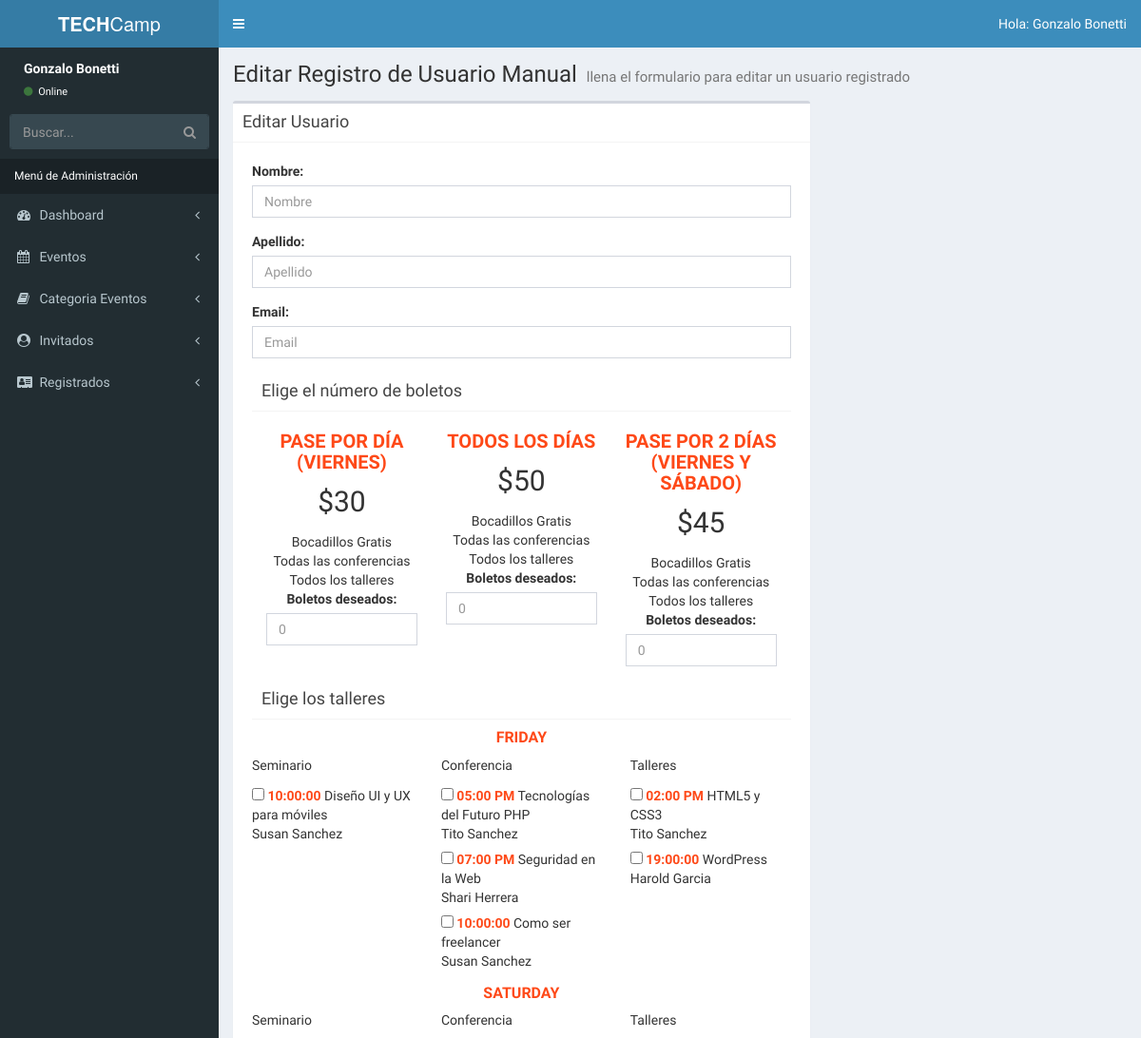
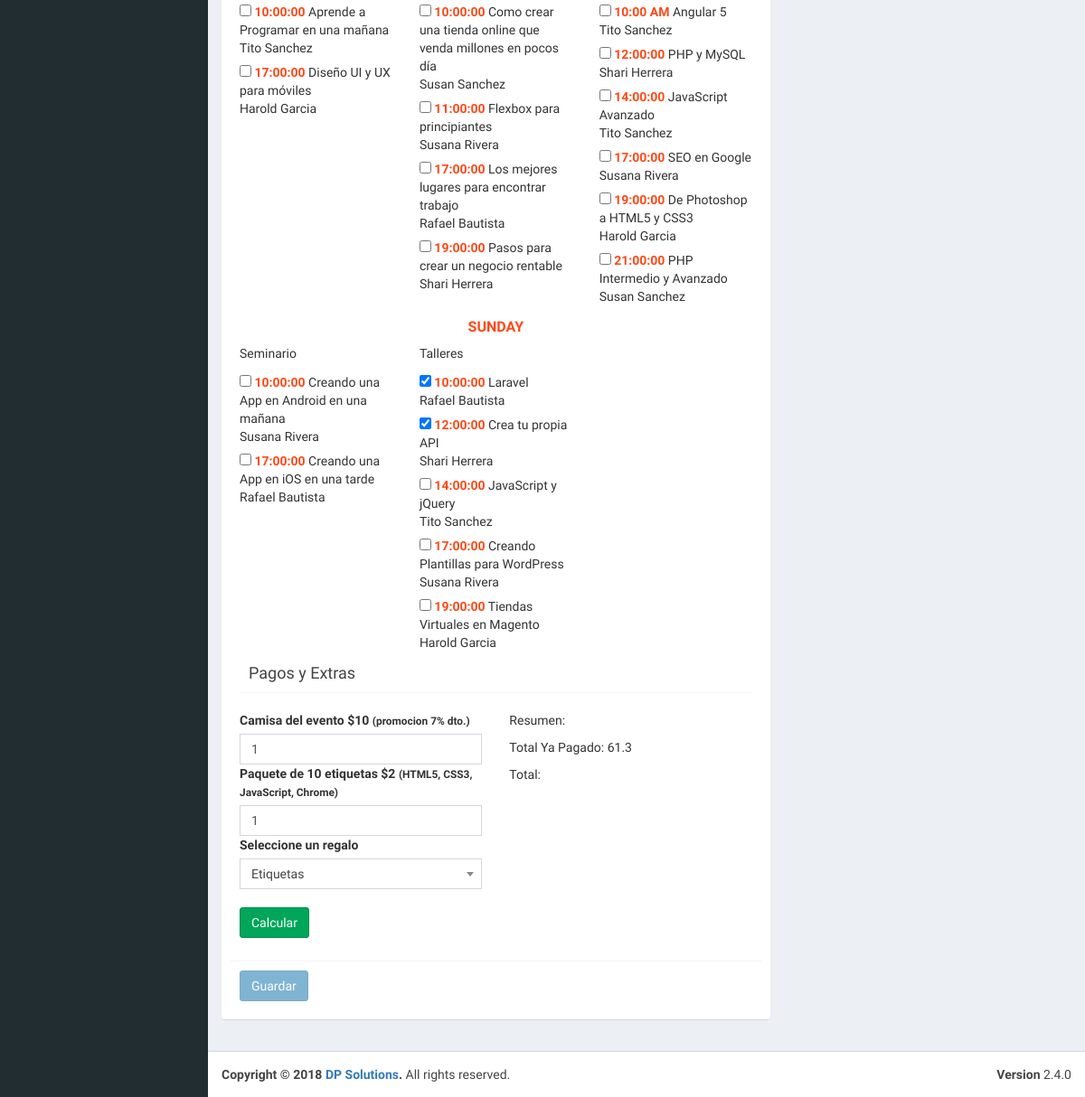
Page /admin/editar-registro.php?id=26 (signed in) on the earlier database version (2 pictures, top to bottom).
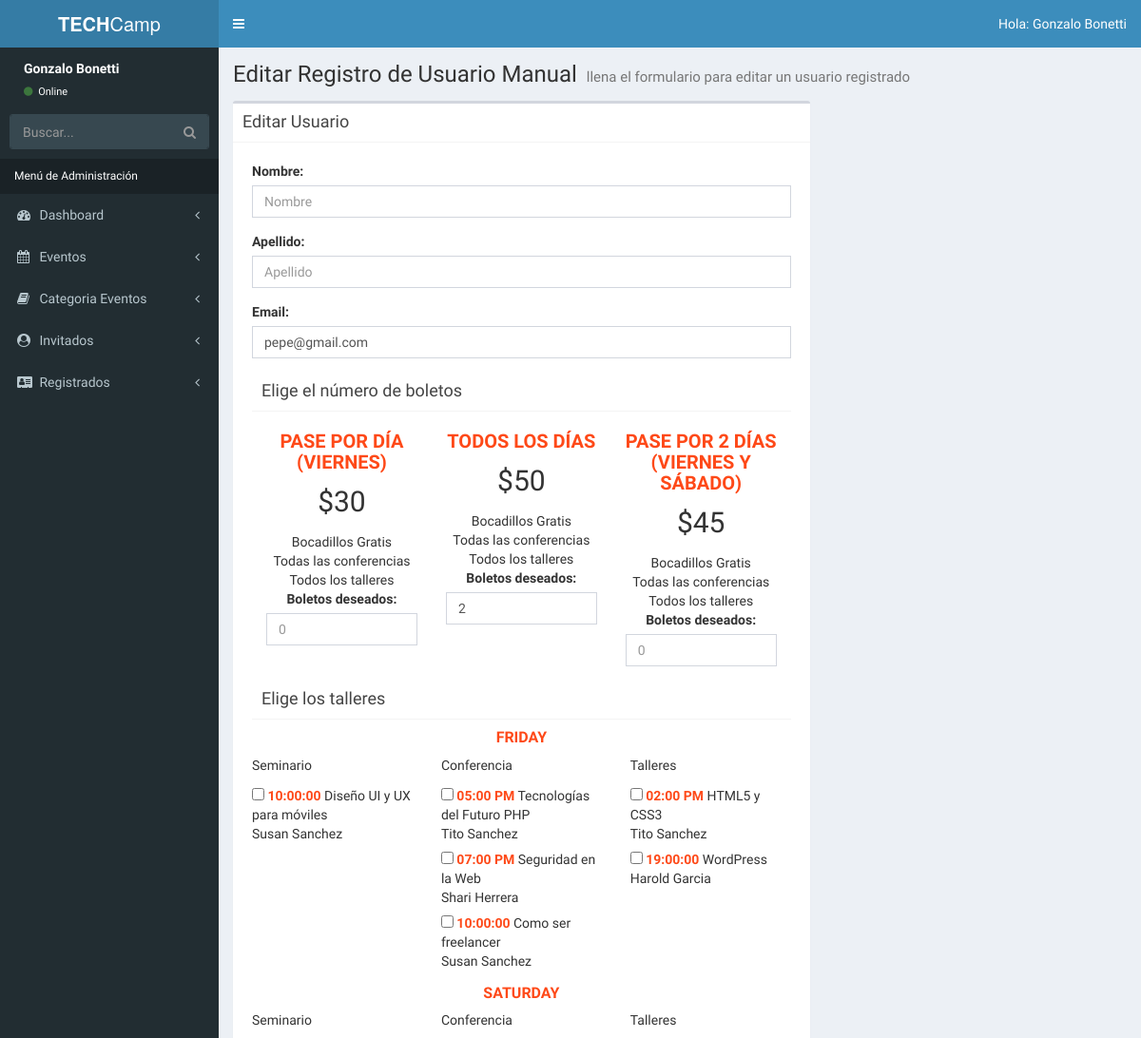
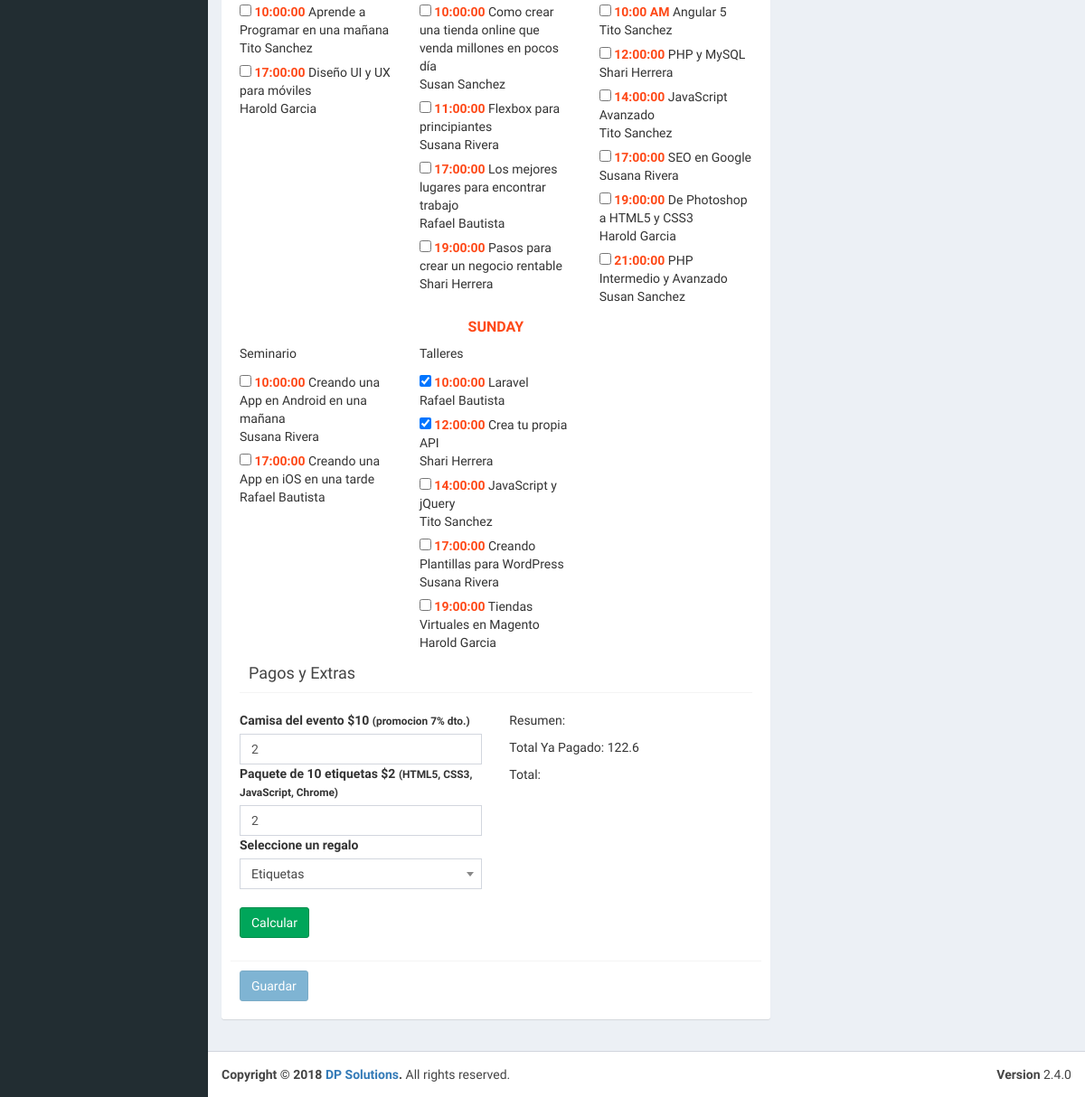
Same page on the later database version (2 pictures, top to bottom).
### tables this page shows
CREATE TABLE `registrados` (
  `ID_Registrado` bigint(20) unsigned NOT NULL AUTO_INCREMENT,
  `nombre_registrado` varchar(50) NOT NULL,
  `apellido_registrado` varchar(50) NOT NULL,
  `email_registrado` varchar(100) NOT NULL,
  `fecha_registro` datetime NOT NULL,
  `pases_articulos` longtext NOT NULL,
  `talleres_registrados` longtext NOT NULL,
  `regalo` int(11) NOT NULL,
  `total_pagado` varchar(50) NOT NULL,
  `pagado` int(1) NOT NULL,
  PRIMARY KEY (`ID_Registrado`),
  KEY `regalo` (`regalo`),
  CONSTRAINT `registrados_ibfk_1` FOREIGN KEY (`regalo`) REFERENCES `regalos` (`ID_regalo`)
);

CREATE TABLE `eventos` (
  `evento_id` tinyint(10) NOT NULL AUTO_INCREMENT,
  `nombre_evento` varchar(60) NOT NULL,
  `fecha_evento` date NOT NULL,
  `hora_evento` varchar(10) NOT NULL,
  `id_cat_evento` tinyint(10) NOT NULL,
  `id_inv` tinyint(4) NOT NULL,
  `clave` varchar(10) NOT NULL,
  PRIMARY KEY (`evento_id`),
  KEY `id_cat_evento` (`id_cat_evento`),
  KEY `id_inv` (`id_inv`),
  CONSTRAINT `eventos_ibfk_1` FOREIGN KEY (`id_cat_evento`) REFERENCES `categoria_evento` (`id_categoria`),
  CONSTRAINT `eventos_ibfk_2` FOREIGN KEY (`id_inv`) REFERENCES `invitados` (`invitado_id`)
);

### admin/editar-registro.php (the view, shortened to what the changed rows need)
<?php
        $id = $_GET['id'];
        include_once 'templates/header.php';
        include_once 'funciones/funciones.php';
        include_once 'templates/barra.php';
?>
  <div class="content-wrapper">
    <section class="content-header">
      <h1>
        Editar Registro de Usuario Manual
        <small>llena el formulario para editar un usuario registrado</small>
      </h1>
    </section>
        <div class="row">
                <div class="col-md-8">
                <section class="content">
                  <div class="box">
                    <div class="box-body">
                        <?php
                            $sql = "SELECT * FROM registrados WHERE ID_Registrado = $id ";
                            $resultado = $conn->query($sql);
                            $registrado = $resultado->fetch_assoc();
                        ?>
                        <form class="editar-registrado" role="form" name="guardar-registro" id="guardar-registro" method="post" action="modelo-registrado.php">
                              <div class="box-body">
                                    <div class="form-group">
                                          <label for="email">Email:</label>
                                          <input value="<?php echo $registrado['email_registrado']; ?>" type="email" class="form-control" id="email" name="email" placeholder="Email">
                                    </div>
                                    <?php
                                        $pedido = $registrado['pases_articulos'];
                                        $boletos = json_decode($pedido, true);
                                    ?>
                                    <div class="form-group">
                                        <div id="paquetes" class="paquetes">
                                          <ul class="lista-precios clearfix row">
                                              <li class="col-md-4">
                                                    <div class="tabla-precio text-center">
                                                        <div class="orden">
                                                            <label for="pase_completo">Boletos deseados:</label>
                                                            <input  value="<?php echo $boletos['pase_completo']['cantidad']; ?>" type="number" class="form-control" min="0" id="pase_completo" size="3" name="boletos[completo][cantidad]" placeholder="0">
                                                        </div>
                                                    </div>
                                              </li>
                                          </ul>
                                        </div>
                                    </div>
                                    <div class="form-group">
                                        <div id="eventos" class="eventos clearfix">
                                                 <div class="caja ">
                                                        <?php
                                                            $eventos = $registrado['talleres_registrados'];
                                                            $id_eventos_registrados = json_decode($eventos, true);
                                                            try {
                                                                $sql = "SELECT eventos.*, categoria_evento.cat_evento, invitados.nombre_invitado, invitados.apellido_invitado ";
                                                                $sql .= " FROM eventos ";
                                                                $sql .= " JOIN categoria_evento ";
                                                                $sql .= " ON eventos.id_cat_evento = categoria_evento.id_categoria ";
                                                                $sql .= " JOIN invitados ";
                                                                $sql .= " ON eventos.id_inv = invitados.invitado_id ";
                                                                $sql .= " ORDER BY eventos.fecha_evento, eventos.id_cat_evento, eventos.hora_evento ";
                                                                $resultado = $conn->query($sql);
                                                            } catch (Exception $e) {
                                                                echo $e->getMessage();
                                                            }
                                                            $eventos_dias = array();
                                                            while($eventos = $resultado->fetch_assoc()) {
                                                                $fecha = $eventos['fecha_evento'];
                                                                $dia_semana = strftime("%A", strtotime($fecha));
                                                                $categoria = $eventos['cat_evento'];
                                                                $dia = array(
                                                                    'nombre_evento' => $eventos['nombre_evento'],
                                                                    'hora' => $eventos['hora_evento'],
                                                                    'id' => $eventos['evento_id'],
                                                                    'nombre_invitado' => $eventos['nombre_invitado'],
                                                                    'apellido_invitado' => $eventos['apellido_invitado']
                                                                );
                                                                $eventos_dias[$dia_semana]['eventos'][$categoria][] = $dia;
                                                            }
                                                        ?>
                                                        <?php foreach($eventos_dias as $dia => $eventos) { ?>
                                                           <div id="<?php echo str_replace('á', 'a', $dia); ?>" class="contenido-dia clearfix row">
                                                               <h4 class="text-center nombre_dia"><?php echo $dia; ?></h4>
                                                               <?php foreach($eventos['eventos'] as $tipo => $evento_dia): ?>
                                                                   <div class="col-md-4">
                                                                         <p><?php echo $tipo; ?></p>
                                                                         <?php foreach($evento_dia as $evento) { ?>
                                                                           <label>
                                                                                <input <?php echo (in_array( $evento['id'], $id_eventos_registrados['eventos']) ? 'checked' : '' ); ?> type="checkbox" class="minimal" name="registro_evento[]" id="<?php echo $evento['id']; ?>" value="<?php echo $evento['id']; ?>">
                                                                                <time><?php echo $evento['hora']; ?></time> <?php echo $evento['nombre_evento']; ?>
                                                                                <br>
                                                                                <span class="autor"><?php echo $evento['nombre_invitado'] . " "  . $evento['apellido_invitado']; ?></span>
                                                                           </label>
                                                                        <?php }  ?>
                                                                   </div>
                                                               <?php endforeach; ?>
                                                           </div>
                                                       <?php  } ?>
                                                   </div>
                                             </div>
                                             <div id="resumen" class="resumen ">
                                                 <br>
                                                <div class="caja clearfix row">
                                                      <div class="extras col-md-6">
                                                            <div class="orden">
                                                                <label for="camisa_evento">Camisa del evento $10 <small>(promocion 7% dto.)</small></label>
                                                                <input value="<?php echo $boletos['camisas']; ?>" type="number" class="form-control" min="0" id="camisa_evento" name="pedido_extra[camisas][cantidad]" size="3" placeholder="0">
                                                            </div>
                                                            <div class="orden">
                                                                <label for="etiquetas">Paquete de 10 etiquetas $2 <small>(HTML5, CSS3, JavaScript, Chrome)</small></label>
                                                                <input value="<?php echo $boletos['etiquetas']; ?>" type="number" class="form-control" min="0" id="etiquetas" name="pedido_extra[etiquetas][cantidad]" size="3" placeholder="0">
                                                            </div>
                                                            <br>
                                                      </div>
                                                      <div class="total col-md-6">
                                                          <p>Resumen:</p>
                                                          <p>Total Ya Pagado: <?php echo (float) $registrado['total_pagado']; ?></p>
                                                          <p>Total:</p>
                                                      </div>
                                                </div>
                                             </div>
                                    </div>
                              </div>
                        </form>
                    </div>
                  </div>
                </section>
                </div>
        </div>
  </div>
  <?php
          include_once 'templates/footer.php';
  ?>

Differences in the rows shown:
changed registrados: email (not shown) → "pepe@gmail.com"; pases_articulos (not shown) → "2"; pases_articulos "1" → "2"; total_pagado "61.3" → "122.6"
